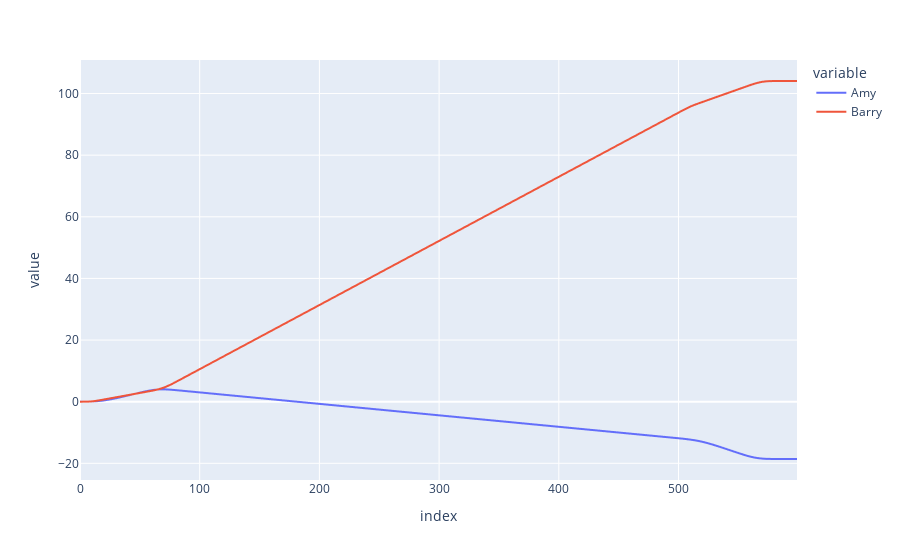

The notebook cell this image was saved under:
### Code cell
import numpy as np
import pandas as pd
import plotly.express as px
import sympy as sp


class Person:
    def __init__(self, name: str, foresight: int):
        self.name = name
        self.foresight = foresight
        self.decision_list = []

    def append_optimal_choice(
        self, choice_array: np.ndarray, decision_number: int, number_of_decisions: int
    ):
        # Get the row index of the highest sum of values in the choice array up to the person's "foresight" index
        highest_value_index = np.argmax(
            np.sum(choice_array[:, : self.foresight], axis=1)
        )

        # Extract this row from the choice array
        optimal_choice = choice_array[highest_value_index, :]

        # Pad initial and final values with nan
        optimal_choice_padded = np.pad(
            optimal_choice,
            (decision_number, number_of_decisions - decision_number),
            mode="constant",
            constant_values=np.nan,
        )

        # Append to decision list
        self.decision_list.append(optimal_choice_padded)

    def convert_decision_list_to_df(self):
        # Swap rows and columns
        decision_array = np.array(self.decision_list)
        decision_array_inverted = decision_array.T
        decision_df = pd.DataFrame(decision_array_inverted)
        self.decision_df = decision_df
        return decision_df

    def calc_life_score(self):
        # Sum columns
        self.decision_df["decision_sum"] = self.decision_df.sum(axis=1)

        # Calculate life score as the cumulative sum of the decision sums
        self.decision_df["life_score"] = self.decision_df["decision_sum"].cumsum()
        return self.decision_df


class LifeSimulation:
    def __init__(
        self,
        people: list[Person],
        n_choices: int,
    ):
        self.people = people
        self.n_choices = n_choices

    def add_person(self, person: Person):
        self.people.append(person)

    def get_people(self) -> list[Person]:
        return self.people

    def get_person_by_name(self, name: str) -> Person | None:
        for person in self.people:
            if person.name == name:
                return person
        return None

    def get_number_of_people(self) -> int:
        return len(self.people)

    def generate_random_choice_function(self, seed=None):
        x = sp.symbols("x")

        if seed:
            np.random.seed(seed)
        m1 = np.random.uniform(0, 20)
        m2 = np.random.uniform(50, 80)
        s1 = np.random.uniform(1, 10)
        s2 = np.random.uniform(1, 10)
        a1 = np.random.uniform(-0.01, 0.01)
        a2 = np.random.uniform(-0.0125, 0.0125)

        y = a1 * sp.exp(-((x - m1) ** 2) / (2 * s1**2)) + a2 * sp.exp(
            -((x - m2) ** 2) / (2 * s2**2)
        )

        return {"m1": m1, "m2": m2, "s1": s1, "s2": s2, "a1": a1, "a2": a2, "expr": y}

    def generate_choice_array(self, n_choices: int):
        x = sp.symbols("x")

        # Generate n random functions (seeds for reproducibility)
        functions = [
            self.generate_random_choice_function(seed=i) for i in range(n_choices)
        ]

        # Create x values (100 points from 0 to 100)
        x_vals = np.linspace(0, 100, 100)

        # Build NumPy array: n rows (functions) × 100 columns (y values)
        choice_array = np.zeros((n_choices, 100))
        for i, func in enumerate(functions):
            y_func = sp.lambdify(x, func["expr"], "numpy")
            choice_array[i, :] = y_func(x_vals)
        return choice_array

    def simlulate_life(self, number_of_decisions: int):
        for person in self.people:
            for decision_number in range(number_of_decisions):
                choice_array = self.generate_choice_array(self.n_choices)
                person.append_optimal_choice(
                    choice_array, decision_number, number_of_decisions
                )
            person.convert_decision_list_to_df()
            person.calc_life_score()


def main():
    # Define people
    people = [
        Person("Amy", 50),
        Person("Barry", 100),
    ]

    # Define simulation configuration
    n_choices = 12
    number_of_decisions = 500

    # Run simulation
    simulation = LifeSimulation(people, n_choices)

    # Check example choice array
    """ choice_array = simulation.generate_choice_array(n_choices=n_choices)
    print(choice_array.shape)

    fig = px.line(choice_array.T)
    fig.show() """

    # Run simulation
    simulation.simlulate_life(number_of_decisions)

    # Combine decision_df["life_score"] into single dataframe
    life_score_df = pd.DataFrame(
        {
            k: v
            for k, v in zip(
                [person.name for person in simulation.people],
                [person.decision_df["life_score"] for person in simulation.people],
            )
        }
    )

    print(life_score_df)

    # Plot life_score lines
    fig = px.line(life_score_df)
    fig.show()


if __name__ == "__main__":
    main()

### Figure 1 — Plotly figure (JSON) as saved in the notebook; plotly's stock layout.template omitted (floating-point values rounded to 4 significant figures; data arrays with more than 128 entries replaced by an {"elided": "..."} marker saying what was removed)
{"data": [{"hovertemplate": "variable=Amy<br>index=%{x}<br>value=%{y}<extra></extra>", "legendgroup": "Amy", "line": {"color": "#636efa", "dash": "solid"}, "marker": {"symbol": "circle"}, "mode": "lines", "name": "Amy", "showlegend": true, "type": "scattergl", "x": {"elided": "600 int values"}, "xaxis": "x", "y": {"elided": "600 float values"}, "yaxis": "y"}, {"hovertemplate": "variable=Barry<br>index=%{x}<br>value=%{y}<extra></extra>", "legendgroup": "Barry", "line": {"color": "#EF553B", "dash": "solid"}, "marker": {"symbol": "circle"}, "mode": "lines", "name": "Barry", "showlegend": true, "type": "scattergl", "x": {"elided": "600 int values"}, "xaxis": "x", "y": {"elided": "600 float values"}, "yaxis": "y"}], "layout": {"legend": {"title": {"text": "variable"}, "tracegroupgap": 0}, "margin": {"t": 60}, "xaxis": {"anchor": "y", "domain": [0, 1], "title": {"text": "index"}}, "yaxis": {"anchor": "x", "domain": [0, 1], "title": {"text": "value"}}}}
